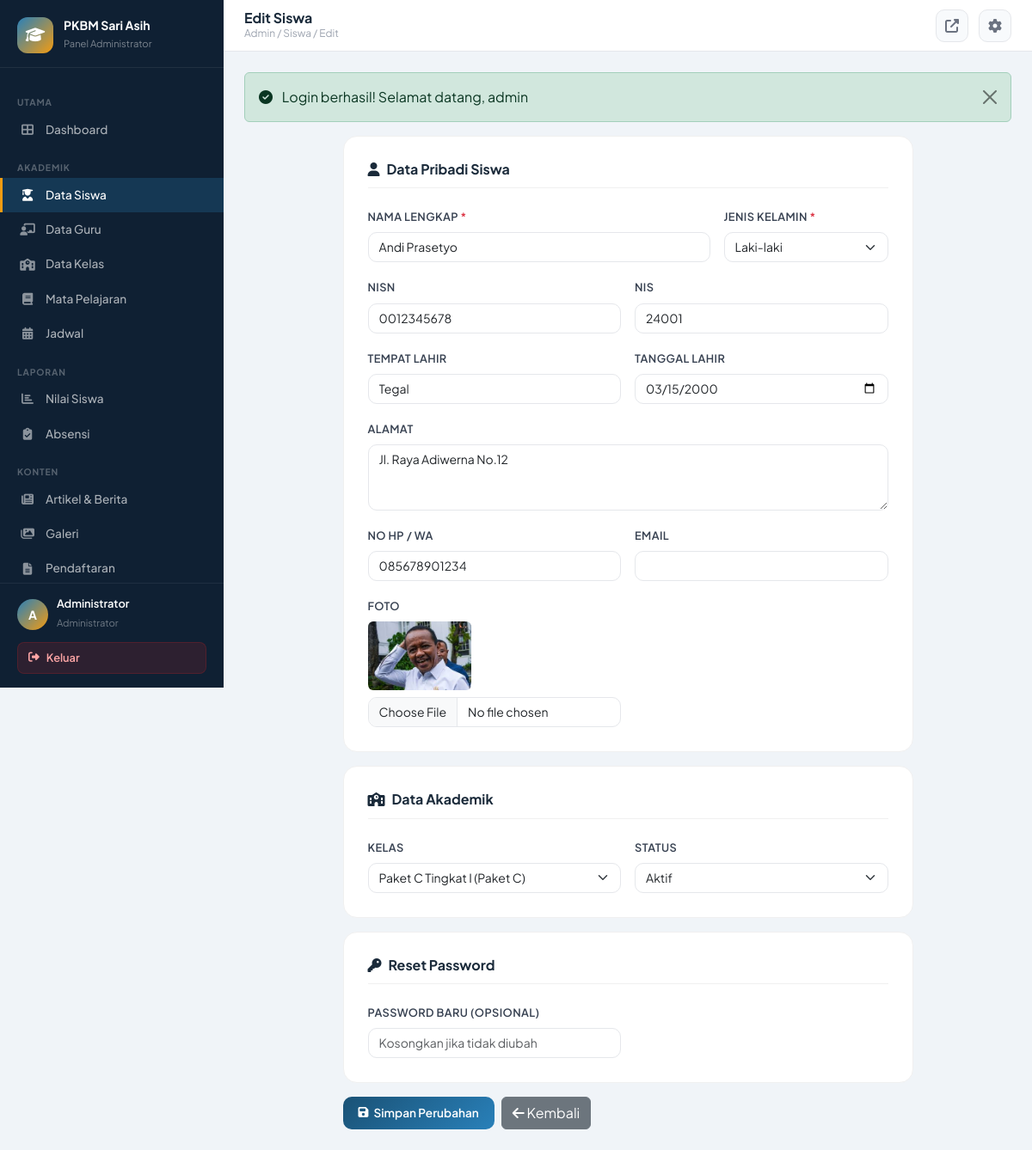
The page /index.php?page=admin_siswa&action=edit&id=1 (signed in) on the database its author committed.
### tables this page shows
CREATE TABLE `siswa` (
  `id` int NOT NULL,
  `user_id` int DEFAULT NULL,
  `nisn` varchar(20) DEFAULT NULL,
  `nis` varchar(20) DEFAULT NULL,
  `nama_lengkap` varchar(100) NOT NULL,
  `jenis_kelamin` enum('L','P') NOT NULL,
  `tempat_lahir` varchar(50) DEFAULT NULL,
  `tanggal_lahir` date DEFAULT NULL,
  `alamat` text,
  `no_hp` varchar(15) DEFAULT NULL,
  `email` varchar(100) DEFAULT NULL,
  `foto` varchar(255) DEFAULT NULL,
  `kelas_id` int DEFAULT NULL,
  `status` enum('aktif','nonaktif','lulus','dropout') DEFAULT 'aktif',
  `created_at` timestamp NULL DEFAULT CURRENT_TIMESTAMP
);

CREATE TABLE `kelas` (
  `id` int NOT NULL,
  `nama_kelas` varchar(50) NOT NULL,
  `program` enum('Paket A','Paket B','Paket C') NOT NULL,
  `tingkat` varchar(10) NOT NULL,
  `tahun_ajaran` varchar(10) NOT NULL,
  `wali_kelas` int DEFAULT NULL,
  `created_at` timestamp NULL DEFAULT CURRENT_TIMESTAMP
);

### app/controllers/admin/SiswaController.php (called while the page is built, shortened)
<?php
require_once __DIR__ . '/../../../config/app.php';
class SiswaController {
    private $db;
    public function __construct() {
        $this->db = Database::getInstance();
    }
    public function edit() {
        $id = (int)($_GET['id'] ?? 0);
        $siswa = $this->db->fetchOne(
            "SELECT s.*, u.username FROM siswa s LEFT JOIN users u ON s.user_id=u.id WHERE s.id=?",
            [$id]
        );
        $kelass = $this->db->fetchAll("SELECT * FROM kelas ORDER BY nama_kelas");
        require_once __DIR__ . '/../../views/admin/siswa/form.php';
    }
}

### app/views/admin/siswa/form.php (the view, shortened to what this page needs)
<?php require_once __DIR__ . '/../../layouts/admin_header.php';
$isEdit = isset($siswa);
?>
<div class="row justify-content-center">
    <div class="col-xl-9">
        <form method="POST" action="<?= APP_URL ?>/index.php?page=admin_siswa&action=<?= $isEdit ? 'update' : 'store' ?>" enctype="multipart/form-data">
            <div class="form-section">
                <h5><i class="fas fa-user me-2"></i>Data Pribadi Siswa</h5>
                <div class="row g-3">
                    <div class="col-md-8">
                        <label class="form-label">Nama Lengkap <span class="text-danger">*</span></label>
                        <input type="text" name="nama_lengkap" class="form-control"
                               value="<?= htmlspecialchars($siswa['nama_lengkap'] ?? '') ?>" required>
                    </div>
                    <div class="col-md-4">
                        <label class="form-label">Jenis Kelamin <span class="text-danger">*</span></label>
                        <select name="jenis_kelamin" class="form-select" required>
                            <option value="L" <?= ($siswa['jenis_kelamin'] ?? '') == 'L' ? 'selected' : '' ?>>Laki-laki</option>
                        </select>
                    </div>
                    <div class="col-md-6">
                        <label class="form-label">NISN</label>
                        <input type="text" name="nisn" class="form-control"
                               value="<?= htmlspecialchars($siswa['nisn'] ?? '') ?>" placeholder="10 digit">
                    </div>
                    <div class="col-md-6">
                        <label class="form-label">NIS</label>
                        <input type="text" name="nis" class="form-control"
                               value="<?= htmlspecialchars($siswa['nis'] ?? '') ?>">
                    </div>
                    <div class="col-md-6">
                        <label class="form-label">Tempat Lahir</label>
                        <input type="text" name="tempat_lahir" class="form-control"
                               value="<?= htmlspecialchars($siswa['tempat_lahir'] ?? '') ?>">
                    </div>
                    <div class="col-md-6">
                        <label class="form-label">Tanggal Lahir</label>
                        <input type="date" name="tanggal_lahir" class="form-control"
                               value="<?= $siswa['tanggal_lahir'] ?? '' ?>">
                    </div>
                    <div class="col-12">
                        <label class="form-label">Alamat</label>
                        <textarea name="alamat" class="form-control" rows="3"><?= htmlspecialchars($siswa['alamat'] ?? '') ?></textarea>
                    </div>
                    <div class="col-md-6">
                        <label class="form-label">No HP / WA</label>
                        <input type="text" name="no_hp" class="form-control"
                               value="<?= htmlspecialchars($siswa['no_hp'] ?? '') ?>">
                    </div>
                    <div class="col-md-6">
                        <label class="form-label">Email</label>
                        <input type="email" name="email" class="form-control"
                               value="<?= htmlspecialchars($siswa['email'] ?? '') ?>">
                    </div>
                    <div class="col-md-6">
                        <label class="form-label">Foto</label>
                        <?php if ($isEdit && $siswa['foto']): ?>
                        <div class="mb-2">
                            <img src="<?= getFileUrl($siswa['foto']) ?>" height="80" class="rounded">
                        </div>
                        <?php endif; ?>
                        <input type="file" name="foto" class="form-control" accept="image/*">
                    </div>
                </div>
            </div>
            <div class="form-section mt-3">
                <h5><i class="fas fa-school me-2"></i>Data Akademik</h5>
                <div class="row g-3">
                    <div class="col-md-6">
                        <label class="form-label">Kelas</label>
                        <select name="kelas_id" class="form-select">
                            <?php foreach ($kelass as $k): ?>
                            <option value="<?= $k['id'] ?>" <?= ($siswa['kelas_id'] ?? '') == $k['id'] ? 'selected' : '' ?>>
                                <?= htmlspecialchars($k['nama_kelas']) ?> (<?= $k['program'] ?>)
                            </option>
                            <?php endforeach; ?>
                        </select>
                    </div>
                    <div class="col-md-6">
                        <label class="form-label">Status</label>
                        <select name="status" class="form-select">
                            <option value="aktif" <?= ($siswa['status'] ?? 'aktif') == 'aktif' ? 'selected' : '' ?>>Aktif</option>
                        </select>
                    </div>
                </div>
            </div>
            <?php if (!$isEdit): ?>
            <div class="form-section mt-3">
                <h5><i class="fas fa-key me-2"></i>Akun Login</h5>
                <p class="text-muted small mb-3">Username akan dibuat otomatis berdasarkan nama. Password default: <code>siswa123</code></p>
                <div class="row g-3">
                    <div class="col-md-6">
                        <label class="form-label">Password</label>
                        <input type="password" name="password" class="form-control"
                               placeholder="Kosongkan untuk default (siswa123)">
                    </div>
                </div>
            </div>
            <?php else: ?>
            <div class="form-section mt-3">
                <h5><i class="fas fa-key me-2"></i>Reset Password</h5>
                <div class="row g-3">
                    <div class="col-md-6">
                        <label class="form-label">Password Baru (opsional)</label>
                        <input type="password" name="password_baru" class="form-control"
                               placeholder="Kosongkan jika tidak diubah">
                    </div>
                </div>
            </div>
            <?php endif; ?>
            <div class="d-flex gap-2 mt-3">
                <button type="submit" class="btn-primary-custom">
                    <i class="fas fa-save"></i> <?= $isEdit ? 'Simpan Perubahan' : 'Tambah Siswa' ?>
                </button>
                <a href="<?= APP_URL ?>/index.php?page=admin_siswa" class="btn btn-secondary">
                    <i class="fas fa-arrow-left"></i> Kembali
                </a>
            </div>
        </form>
    </div>
</div>
<?php require_once __DIR__ . '/../../layouts/admin_footer.php'; ?>

### app/views/layouts/admin_header.php (style rules this page uses)
:root { --sidebar-w: 260px; --primary: #1a5276; --primary-light: #2980b9; --primary-dark: #0d2137; --accent: #f39c12; --sidebar-bg: #0f2033; --sidebar-hover: rgba(41,128,185,0.15); --sidebar-active: rgba(41,128,185,0.25); --topbar-h: 60px; --font: 'Plus Jakarta Sans', sans-serif; }
* { box-sizing: border-box; }
body { font-family: var(--font); background: #f0f4f8; margin: 0; }
.btn-primary-custom { background: linear-gradient(135deg, var(--primary), var(--primary-light)); color: white; border: none; padding: 8px 18px; border-radius: 10px; font-size: 0.85rem; font-weight: 600; font-family: var(--font); cursor: pointer; text-decoration: none; display: inline-flex; align-items: center; gap: 6px; transition: all 0.2s; }
.form-section { background: white; border-radius: 16px; padding: 28px; border: 1px solid #f0f0f0; }
.form-section h5 { font-size: 1rem; font-weight: 700; color: #1a2a3a; margin-bottom: 20px; padding-bottom: 12px; border-bottom: 1px solid #f0f0f0; }
.form-label { font-size: 0.8rem; font-weight: 600; color: #374151; text-transform: uppercase; letter-spacing: 0.03em; }
.form-control, .form-select { font-family: var(--font); font-size: 0.875rem; border-radius: 10px; border-color: #e5e7eb; }

### rows shown on the page
siswa: nama_lengkap "Andi Prasetyo", jenis_kelamin "Laki-laki", nisn "0012345678", nis "24001", tempat_lahir "Tegal", tanggal_lahir "03/15/2000", alamat "Jl. Raya Adiwerna No.12", no_hp "085678901234", foto (picture), kelas_id "Paket C Tingkat I (Paket C)", status "Aktif"

### other values the page prints
substr($_SESSION['username'] ?? 'A', 0, 1) "A"
$_SESSION['nama_lengkap'] "Administrator"
$pageTitle "Edit Siswa"
$breadcrumb "Admin / Siswa / Edit"
$message "Login berhasil! Selamat datang, admin"
